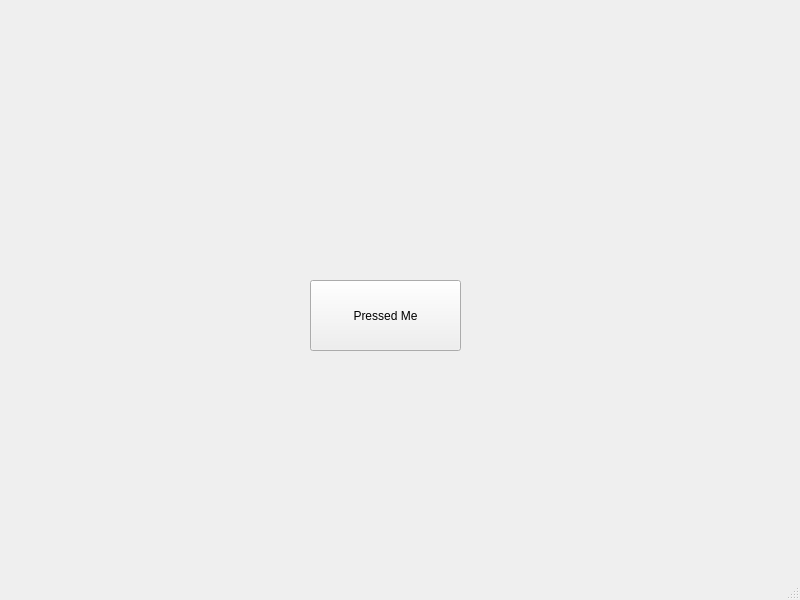
<?xml version="1.0" encoding="UTF-8"?>
<ui version="4.0">
 <class>MainWindow</class>
 <widget class="QMainWindow" name="MainWindow">
  <property name="geometry">
   <rect>
    <x>0</x>
    <y>0</y>
    <width>800</width>
    <height>600</height>
   </rect>
  </property>
  <property name="windowTitle">
   <string>MainWindow</string>
  </property>
  <widget class="QWidget" name="centralwidget">
   <widget class="QPushButton" name="B1">
    <property name="geometry">
     <rect>
      <x>310</x>
      <y>280</y>
      <width>151</width>
      <height>71</height>
     </rect>
    </property>
    <property name="text">
     <string>Pressed Me</string>
    </property>
   </widget>
  </widget>
  <widget class="QMenuBar" name="menubar">
   <property name="geometry">
    <rect>
     <x>0</x>
     <y>0</y>
     <width>800</width>
     <height>31</height>
    </rect>
   </property>
  </widget>
  <widget class="QStatusBar" name="statusbar"/>
 </widget>
 <resources/>
 <connections/>
</ui>
